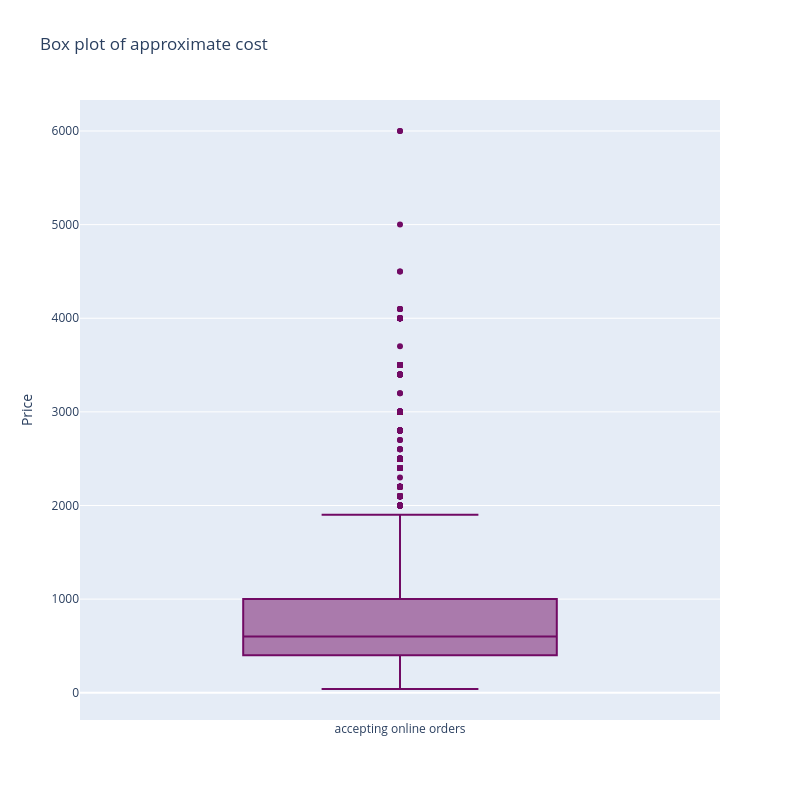

Notebook cell for this chart:
### Code cell
from plotly.offline import iplot
trace0=go.Box(y=df['cost'],name="accepting online orders",
              marker = dict(
        color = 'rgb(113, 10, 100)',
    ))
data=[trace0]
layout=go.Layout(title="Box plot of approximate cost",width=800,height=800,yaxis=dict(title="Price"))
fig=go.Figure(data=data,layout=layout)
py.iplot(fig)

### Figure 1 — Plotly figure (JSON) as saved in the notebook; plotly's stock layout.template omitted (floating-point values rounded to 4 significant figures; data arrays with more than 128 entries replaced by an {"elided": "..."} marker saying what was removed)
{"data": [{"marker": {"color": "rgb(113, 10, 100)"}, "name": "accepting online orders", "type": "box", "y": {"elided": "23248 int values"}}], "layout": {"height": 800, "title": {"text": "Box plot of approximate cost"}, "width": 800, "yaxis": {"title": {"text": "Price"}}}}
